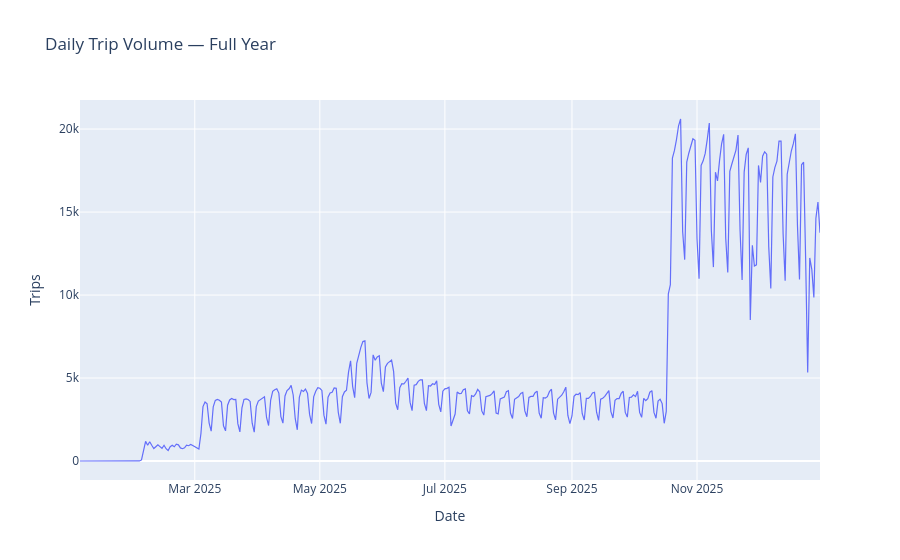
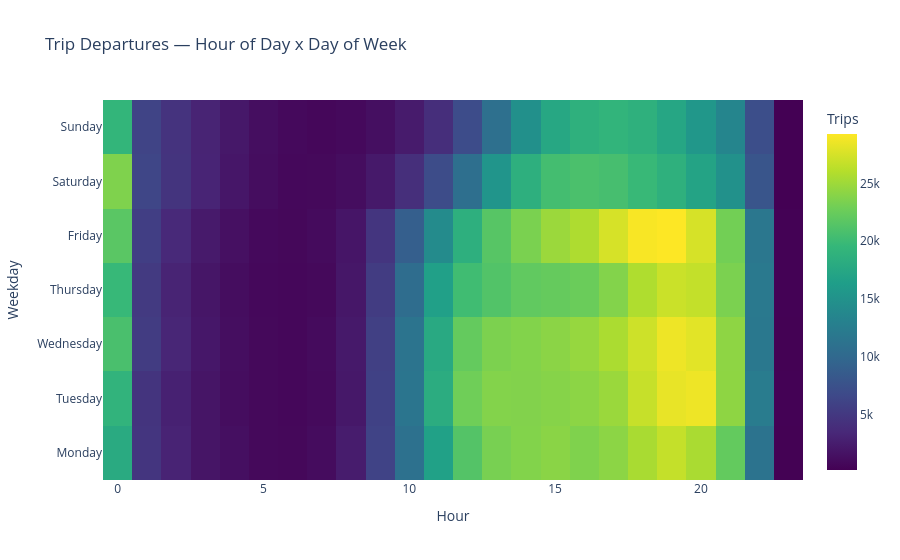
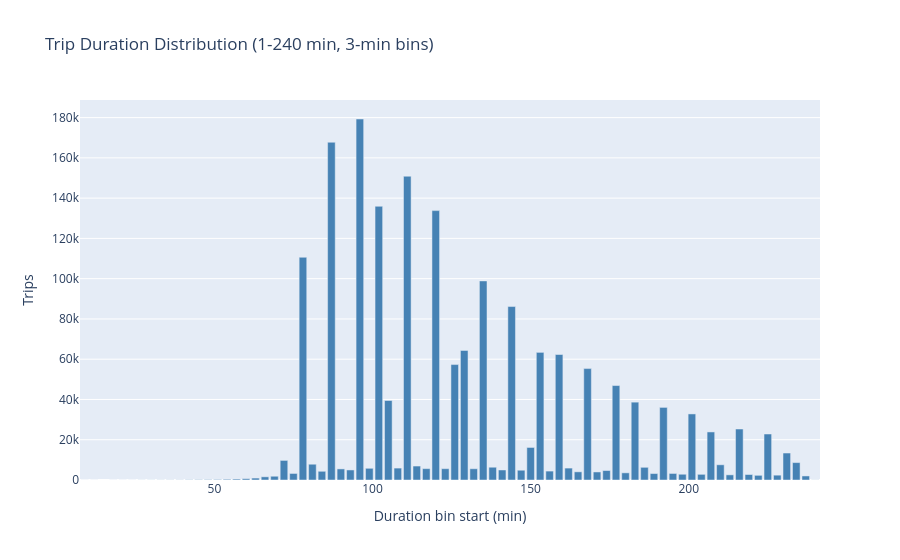
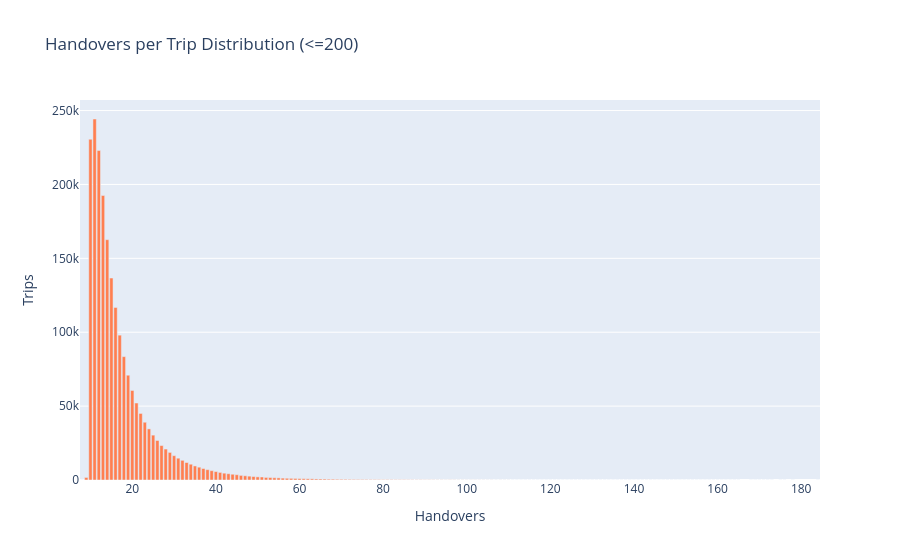

The code cell stored with these charts, in order, in its notebook:
### Code cell
## Visualisations (memory-safe + progress logging)

import time
import plotly.express as px
import plotly.graph_objects as go

viz_start = time.time()

def _log(step: str):
    elapsed = time.time() - viz_start
    print(f"[{elapsed:6.1f}s] {step}")

TRIPS_SOURCE = "trips"
_log("Starting visualisations...")

overview = con.execute(f"""
    SELECT
        COUNT(*) AS n_trips,
        COUNT(DISTINCT vehicle_id) AS n_vehicles,
        MIN(event_date) AS first_date,
        MAX(event_date) AS last_date
    FROM {TRIPS_SOURCE}
""").df()

print(
    f"Total trips: {int(overview.loc[0, 'n_trips']):,} | "
    f"Vehicles: {int(overview.loc[0, 'n_vehicles']):,} | "
    f"Range: {overview.loc[0, 'first_date']} to {overview.loc[0, 'last_date']}"
)

# 1) Daily trip volume
_log("Querying daily trip volume...")
daily = con.execute(f"""
    SELECT event_date, COUNT(*) AS n_trips
    FROM {TRIPS_SOURCE}
    GROUP BY event_date
    ORDER BY event_date
""").df()

_log("Rendering daily trip volume chart...")
fig1 = px.line(
    daily, x='event_date', y='n_trips',
    title='Daily Trip Volume — Full Year',
    labels={'event_date': 'Date', 'n_trips': 'Trips'}
)
fig1.update_traces(line_width=1.2)
fig1.update_layout(hovermode='x unified')
fig1.show()

# 2) Hourly departure heatmap
_log("Querying hour x weekday matrix...")
heatmap_data = con.execute(f"""
    SELECT
        EXTRACT(DOW FROM trip_start)::INT AS weekday_n,
        CASE EXTRACT(DOW FROM trip_start)::INT
            WHEN 0 THEN 'Sunday'
            WHEN 1 THEN 'Monday'
            WHEN 2 THEN 'Tuesday'
            WHEN 3 THEN 'Wednesday'
            WHEN 4 THEN 'Thursday'
            WHEN 5 THEN 'Friday'
            ELSE 'Saturday'
        END AS weekday,
        EXTRACT(HOUR FROM trip_start)::INT AS hour,
        COUNT(*) AS n_trips
    FROM {TRIPS_SOURCE}
    GROUP BY 1, 2, 3
    ORDER BY 1, 3
""").df()

pivot = heatmap_data.pivot(index='weekday', columns='hour', values='n_trips').fillna(0)
day_order = ['Monday', 'Tuesday', 'Wednesday', 'Thursday', 'Friday', 'Saturday', 'Sunday']
pivot = pivot.reindex([d for d in day_order if d in pivot.index])

_log("Rendering heatmap...")
fig2 = go.Figure(go.Heatmap(
    z=pivot.values,
    x=pivot.columns.tolist(),
    y=pivot.index.tolist(),
    colorscale='Viridis',
    colorbar=dict(title='Trips')
))
fig2.update_layout(
    title='Trip Departures — Hour of Day x Day of Week',
    xaxis_title='Hour',
    yaxis_title='Weekday',
)
fig2.show()

# 3) Trip duration distribution (pre-binned in SQL)
_log("Querying duration histogram bins...")
duration_hist = con.execute(f"""
    WITH clipped AS (
        SELECT duration_minutes
        FROM {TRIPS_SOURCE}
        WHERE duration_minutes BETWEEN 1 AND 240
    )
    SELECT
        FLOOR(duration_minutes / 3)::INT * 3 AS bin_start_min,
        COUNT(*) AS n_trips
    FROM clipped
    GROUP BY 1
    ORDER BY 1
""").df()

_log("Rendering duration distribution...")
fig3 = px.bar(
    duration_hist, x='bin_start_min', y='n_trips',
    title='Trip Duration Distribution (1-240 min, 3-min bins)',
    labels={'bin_start_min': 'Duration bin start (min)', 'n_trips': 'Trips'},
    color_discrete_sequence=['steelblue']
 )
fig3.show()

# 4) Handovers distribution (pre-binned in SQL)
_log("Querying handover histogram bins...")
handover_hist = con.execute(f"""
    WITH clipped AS (
        SELECT n_handovers
        FROM {TRIPS_SOURCE}
        WHERE n_handovers <= 200
    )
    SELECT
        n_handovers AS handover_bin,
        COUNT(*) AS n_trips
    FROM clipped
    GROUP BY 1
    ORDER BY 1
""").df()

_log("Rendering handovers distribution...")
fig4 = px.bar(
    handover_hist, x='handover_bin', y='n_trips',
    title='Handovers per Trip Distribution (<=200)',
    labels={'handover_bin': 'Handovers', 'n_trips': 'Trips'},
    color_discrete_sequence=['coral']
 )
fig4.show()

# 5) RAT mix over time
_log("Querying RAT monthly mix...")
rat_monthly = con.execute(f"""
    SELECT
        STRFTIME(trip_start, '%Y-%m') AS month,
        COALESCE(dominant_rat, 'Unknown') AS dominant_rat,
        COUNT(*) AS n_trips
    FROM {TRIPS_SOURCE}
    GROUP BY 1, 2
    ORDER BY 1, 2
""").df()

_log("Rendering RAT monthly mix...")
fig5 = px.bar(
    rat_monthly, x='month', y='n_trips', color='dominant_rat',
    title='Monthly Trip Volume by Dominant RAT (4G / 5G)',
    labels={'month': 'Month', 'n_trips': 'Trips', 'dominant_rat': 'RAT'},
    barmode='stack'
 )
fig5.update_layout(xaxis_tickangle=-45)
fig5.show()

# 6) Top 20 vehicles by handovers
_log("Querying top 20 vehicles...")
top20 = con.execute(f"""
    SELECT
        vehicle_id,
        COUNT(*) AS n_trips,
        SUM(n_handovers) AS total_handovers
    FROM {TRIPS_SOURCE}
    GROUP BY vehicle_id
    ORDER BY total_handovers DESC
    LIMIT 20
""").df()

_log("Rendering top 20 vehicles chart...")
fig6 = px.bar(
    top20, x='vehicle_id', y='total_handovers', color='n_trips',
    title='Top-20 Vehicles by Total Handovers',
    labels={'vehicle_id': 'Vehicle', 'total_handovers': 'Total Handovers', 'n_trips': 'Trips'},
    color_continuous_scale='Blues'
 )
fig6.update_layout(xaxis_tickangle=-60, xaxis_tickfont_size=9)
fig6.show()

# 7) Duration vs Handovers scatter (small DB-side sample only)
_log("Querying scatter sample (max 5k rows)...")
sample = con.execute(f"""
    SELECT
        duration_minutes,
        n_handovers,
        COALESCE(dominant_rat, 'Unknown') AS dominant_rat
    FROM {TRIPS_SOURCE}
    WHERE duration_minutes BETWEEN 1 AND 240
    USING SAMPLE 5000 ROWS
""").df()

_log(f"Rendering scatter ({len(sample):,} rows)...")
fig7 = px.scatter(
    sample, x='duration_minutes', y='n_handovers',
    color='dominant_rat', opacity=0.4,
    title='Trip Duration vs Handovers (sample)',
    labels={
        'duration_minutes': 'Duration (min)',
        'n_handovers': 'Handovers',
        'dominant_rat': 'RAT'
    }
)
fig7.show()

_log("Visualisations complete.")

### Figure 1 — Plotly figure (JSON) as saved in the notebook; plotly's stock layout.template omitted (floating-point values rounded to 4 significant figures; data arrays with more than 128 entries replaced by an {"elided": "..."} marker saying what was removed)
{"data": [{"hovertemplate": "Date=%{x}<br>Trips=%{y}<extra></extra>", "legendgroup": "", "line": {"color": "#636efa", "dash": "solid", "width": 1.2}, "marker": {"symbol": "circle"}, "mode": "lines", "name": "", "orientation": "v", "showlegend": false, "type": "scatter", "x": {"elided": "352 str values"}, "xaxis": "x", "y": {"elided": "352 int values"}, "yaxis": "y"}], "layout": {"hovermode": "x unified", "legend": {"tracegroupgap": 0}, "title": {"text": "Daily Trip Volume — Full Year"}, "xaxis": {"anchor": "y", "domain": [0.0, 1.0], "title": {"text": "Date"}}, "yaxis": {"anchor": "x", "domain": [0.0, 1.0], "title": {"text": "Trips"}}}}

### Figure 2 — Plotly figure (JSON) as saved in the notebook; plotly's stock layout.template omitted (floating-point values rounded to 4 significant figures; data arrays with more than 128 entries replaced by an {"elided": "..."} marker saying what was removed)
{"data": [{"colorbar": {"title": {"text": "Trips"}}, "colorscale": [[0.0, "#440154"], [0.1111, "#482878"], [0.2222, "#3e4989"], [0.3333, "#31688e"], [0.4444, "#26828e"], [0.5556, "#1f9e89"], [0.6667, "#35b779"], [0.7778, "#6ece58"], [0.8889, "#b5de2b"], [1.0, "#fde725"]], "type": "heatmap", "x": [0, 1, 2, 3, 4, 5, 6, 7, 8, 9, 10, 11, 12, 13, 14, 15, 16, 17, 18, 19, 20, 21, 22, 23], "y": ["Monday", "Tuesday", "Wednesday", "Thursday", "Friday", "Saturday", "Sunday"], "z": {"elided": "7x24 int values"}}], "layout": {"title": {"text": "Trip Departures — Hour of Day x Day of Week"}, "xaxis": {"title": {"text": "Hour"}}, "yaxis": {"title": {"text": "Weekday"}}}}

### Figure 3 — Plotly figure (JSON) as saved in the notebook; plotly's stock layout.template omitted (floating-point values rounded to 4 significant figures)
{"data": [{"hovertemplate": "Duration bin start (min)=%{x}<br>Trips=%{y}<extra></extra>", "legendgroup": "", "marker": {"color": "steelblue", "pattern": {"shape": ""}}, "name": "", "orientation": "v", "showlegend": false, "textposition": "auto", "type": "bar", "x": [9, 12, 18, 21, 24, 27, 30, 33, 36, 39, 42, 45, 48, 51, 54, 57, 60, 63, 66, 69, 72, 75, 78, 81, 84, 87, 90, 93, 96, 99, 102, 105, 108, 111, 114, 117, 120, 123, 126, 129, 132, 135, 138, 141, 144, 147, 150, 153, 156, 159, 162, 165, 168, 171, 174, 177, 180, 183, 186, 189, 192, 195, 198, 201, 204, 207, 210, 213, 216, 219, 222, 225, 228, 231, 234, 237, 240], "xaxis": "x", "y": [1, 2, 7, 3, 12, 30, 33, 49, 58, 67, 109, 149, 175, 248, 346, 460, 658, 957, 1582, 1866, 9729, 3246, 110627, 7834, 4324, 167752, 5509, 4986, 179307, 5809, 135950, 39480, 5917, 150887, 6936, 5638, 133799, 5616, 57334, 64356, 5589, 98888, 6342, 4984, 86147, 4858, 16162, 63392, 4432, 62335, 5914, 4061, 55339, 3995, 4703, 46916, 3555, 38669, 6305, 3200, 36061, 3246, 2856, 32818, 2809, 23873, 7562, 2558, 25325, 2729, 2319, 22844, 2401, 13396, 8647, 2013, 52], "yaxis": "y"}], "layout": {"barmode": "relative", "legend": {"tracegroupgap": 0}, "title": {"text": "Trip Duration Distribution (1-240 min, 3-min bins)"}, "xaxis": {"anchor": "y", "domain": [0.0, 1.0], "title": {"text": "Duration bin start (min)"}}, "yaxis": {"anchor": "x", "domain": [0.0, 1.0], "title": {"text": "Trips"}}}}

### Figure 4 — Plotly figure (JSON) as saved in the notebook; plotly's stock layout.template omitted (floating-point values rounded to 4 significant figures; data arrays with more than 128 entries replaced by an {"elided": "..."} marker saying what was removed)
{"data": [{"hovertemplate": "Handovers=%{x}<br>Trips=%{y}<extra></extra>", "legendgroup": "", "marker": {"color": "coral", "pattern": {"shape": ""}}, "name": "", "orientation": "v", "showlegend": false, "textposition": "auto", "type": "bar", "x": {"elided": "168 float values"}, "xaxis": "x", "y": {"elided": "168 int values"}, "yaxis": "y"}], "layout": {"barmode": "relative", "legend": {"tracegroupgap": 0}, "title": {"text": "Handovers per Trip Distribution (<=200)"}, "xaxis": {"anchor": "y", "domain": [0.0, 1.0], "title": {"text": "Handovers"}}, "yaxis": {"anchor": "x", "domain": [0.0, 1.0], "title": {"text": "Trips"}}}}
